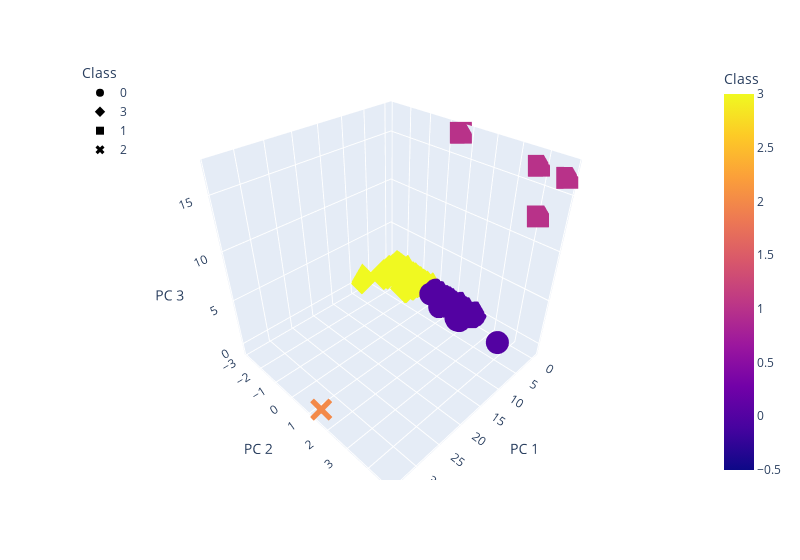

Notebook code for this chart:
### Markdown cell above
### Deliverable 4: Visualizing Cryptocurrencies Results

#### 3D-Scatter with Clusters

### Code cell
# Creating a 3D-Scatter with the PCA data and the clusters
fig = px.scatter_3d(clustered_df, x="PC 1", y="PC 2", z="PC 3", color="Class", symbol="Class", width=800, 
                    hover_name="CoinName", hover_data=["Algorithm"])
fig.update_layout(legend=dict(x=0, y=1))
fig.show()

### Figure 1 — Plotly figure (JSON) as saved in the notebook; plotly's stock layout.template omitted (floating-point values rounded to 4 significant figures; data arrays with more than 128 entries replaced by an {"elided": "..."} marker saying what was removed)
{"data": [{"customdata": {"elided": "287x1 str values"}, "hovertemplate": "<b>%{hovertext}</b><br><br>Class=%{marker.color}<br>PC 1=%{x}<br>PC 2=%{y}<br>PC 3=%{z}<br>Algorithm=%{customdata[0]}<extra></extra>", "hovertext": {"elided": "287 str values"}, "legendgroup": "0", "marker": {"color": {"elided": "287 int values"}, "coloraxis": "coloraxis", "symbol": "circle"}, "mode": "markers", "name": "0", "scene": "scene", "showlegend": true, "type": "scatter3d", "x": {"elided": "287 float values"}, "y": {"elided": "287 float values"}, "z": {"elided": "287 float values"}}, {"customdata": {"elided": "240x1 str values"}, "hovertemplate": "<b>%{hovertext}</b><br><br>Class=%{marker.color}<br>PC 1=%{x}<br>PC 2=%{y}<br>PC 3=%{z}<br>Algorithm=%{customdata[0]}<extra></extra>", "hovertext": {"elided": "240 str values"}, "legendgroup": "3", "marker": {"color": {"elided": "240 int values"}, "coloraxis": "coloraxis", "symbol": "diamond"}, "mode": "markers", "name": "3", "scene": "scene", "showlegend": true, "type": "scatter3d", "x": {"elided": "240 float values"}, "y": {"elided": "240 float values"}, "z": {"elided": "240 float values"}}, {"customdata": [["Proof-of-BibleHash"], ["SHA-256 + Hive"], ["Proof-of-Authority"], ["Leased POS"]], "hovertemplate": "<b>%{hovertext}</b><br><br>Class=%{marker.color}<br>PC 1=%{x}<br>PC 2=%{y}<br>PC 3=%{z}<br>Algorithm=%{customdata[0]}<extra></extra>", "hovertext": ["BiblePay", "LitecoinCash", "Poa Network", "Waves"], "legendgroup": "1", "marker": {"color": [1, 1, 1, 1], "coloraxis": "coloraxis", "symbol": "square"}, "mode": "markers", "name": "1", "scene": "scene", "showlegend": true, "type": "scatter3d", "x": [-0.1984, -0.3707, -0.4077, -0.4069], "y": [4.098, 0.6207, 3.785, 4.791], "z": [12.66, 17.25, 16.64, 16.44]}, {"customdata": [["TRC10"]], "hovertemplate": "<b>%{hovertext}</b><br><br>Class=%{marker.color}<br>PC 1=%{x}<br>PC 2=%{y}<br>PC 3=%{z}<br>Algorithm=%{customdata[0]}<extra></extra>", "hovertext": ["BitTorrent"], "legendgroup": "2", "marker": {"color": [2], "coloraxis": "coloraxis", "symbol": "x"}, "mode": "markers", "name": "2", "scene": "scene", "showlegend": true, "type": "scatter3d", "x": [34.06], "y": [1.433], "z": [-0.396]}], "layout": {"coloraxis": {"colorbar": {"title": {"text": "Class"}}, "colorscale": [[0, "#0d0887"], [0.1111, "#46039f"], [0.2222, "#7201a8"], [0.3333, "#9c179e"], [0.4444, "#bd3786"], [0.5556, "#d8576b"], [0.6667, "#ed7953"], [0.7778, "#fb9f3a"], [0.8889, "#fdca26"], [1, "#f0f921"]]}, "legend": {"title": {"text": "Class"}, "tracegroupgap": 0, "x": 0, "y": 1}, "margin": {"t": 60}, "scene": {"domain": {"x": [0, 1], "y": [0, 1]}, "xaxis": {"title": {"text": "PC 1"}}, "yaxis": {"title": {"text": "PC 2"}}, "zaxis": {"title": {"text": "PC 3"}}}, "width": 800}}
